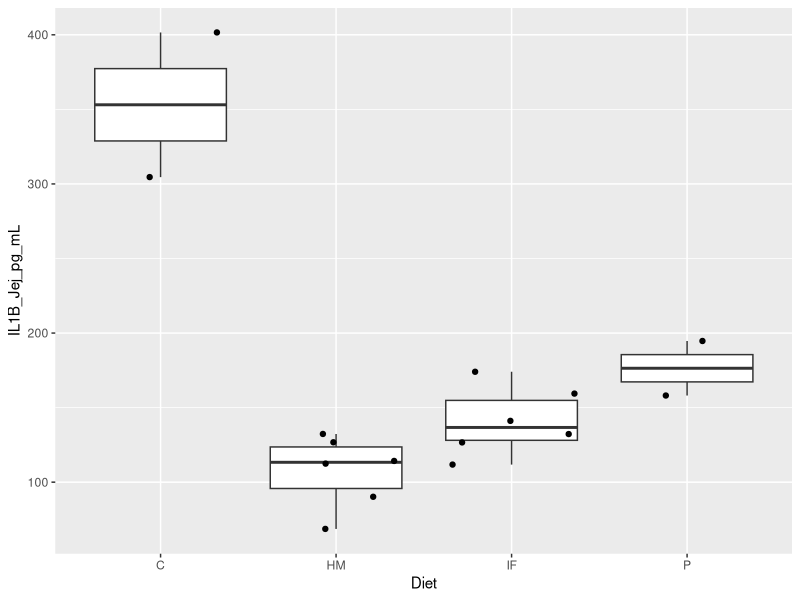
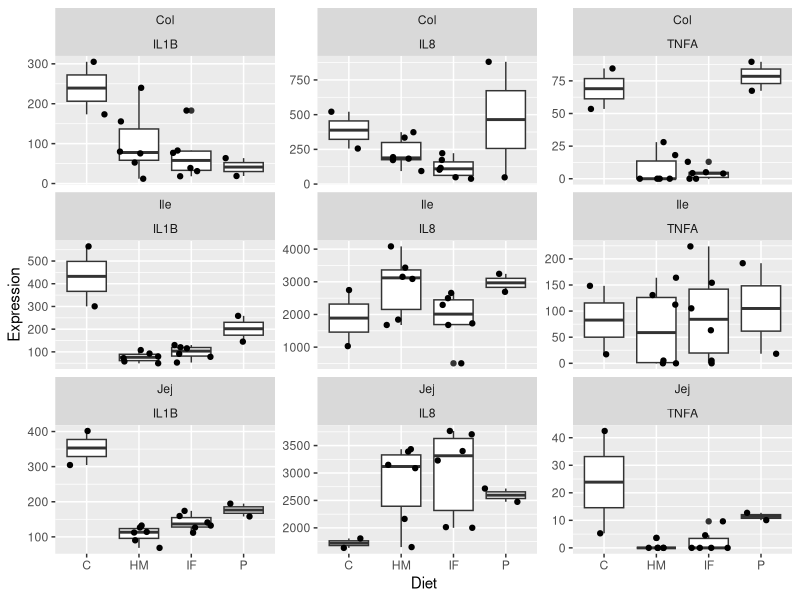
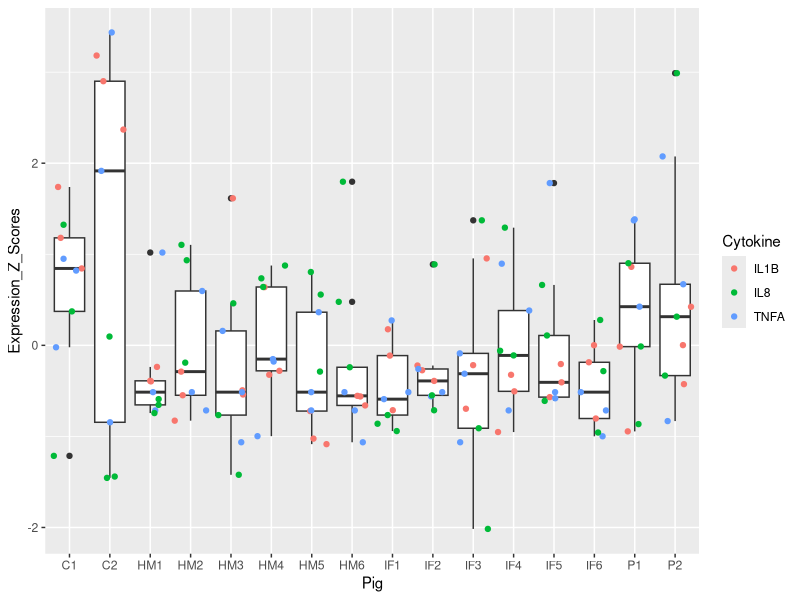
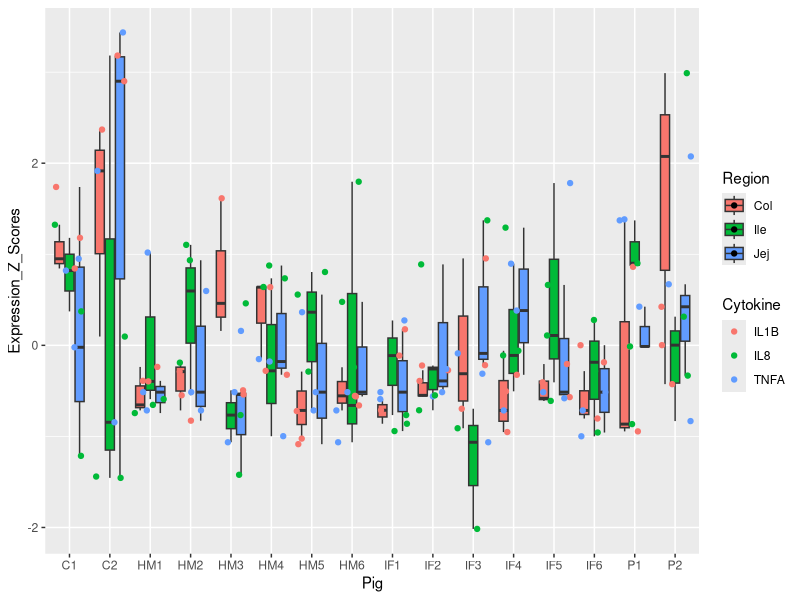
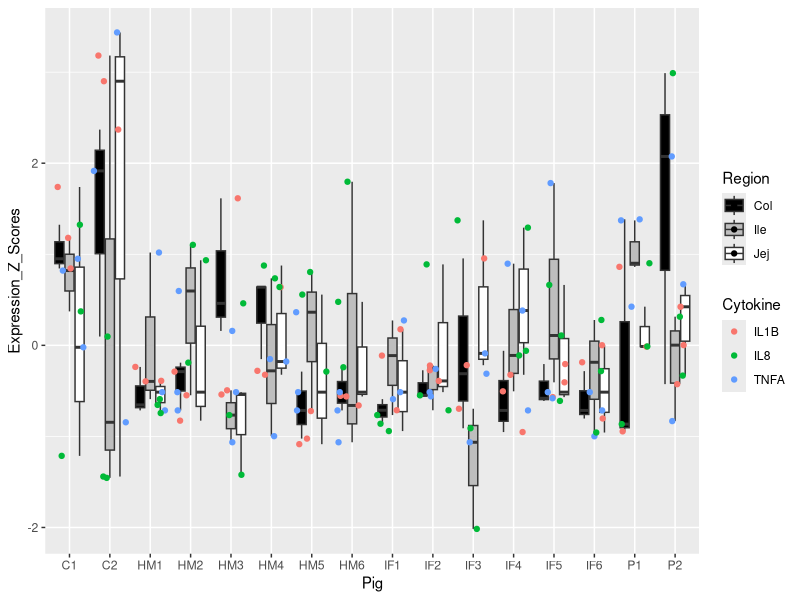
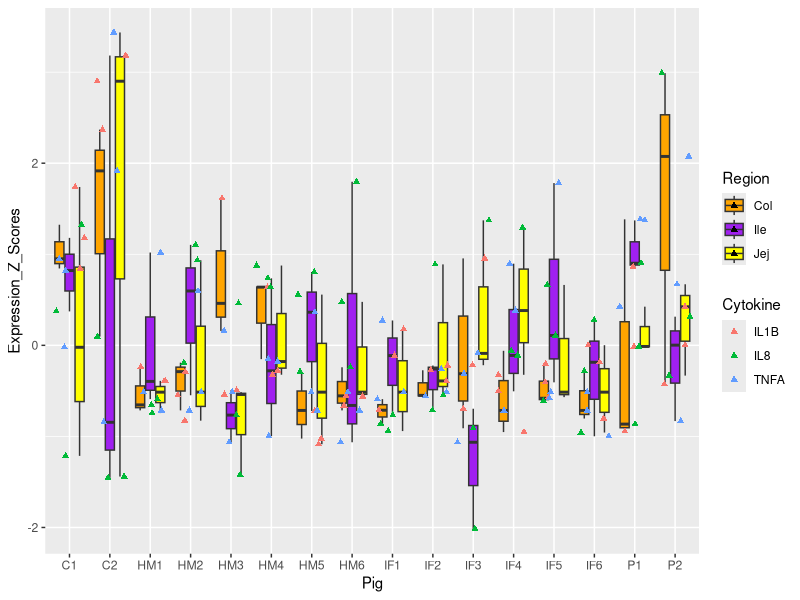
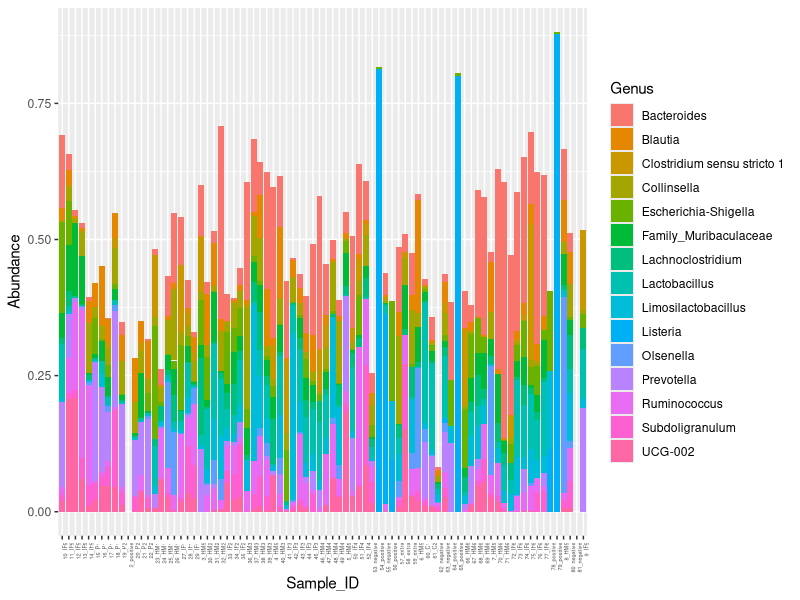
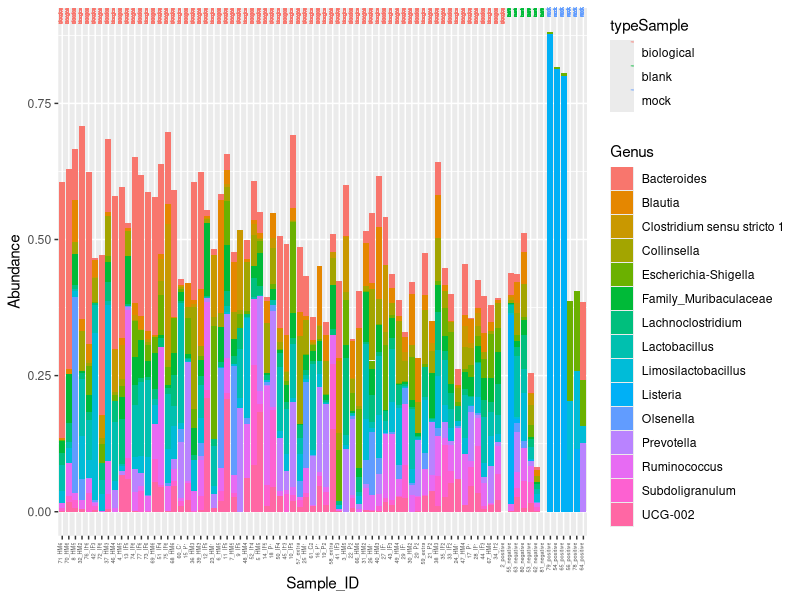

Write R code to recreate these figures, in order.
## ---- chunk 1
knitr::opts_chunk$set(echo=FALSE, warning=FALSE, error=FALSE, message=FALSE)

## ---- chunk 2
library(readxl)
Cytokine_summary <- read_excel("Cytokine_summary.xlsx")
View(Cytokine_summary)
knitr::kable(Cytokine_summary)
## ---- chunk 3
library(tidyverse)
library(ggplot2)
library(ggpubr)
library(rstatix)
library(dplyr)
## ---- chunk 4
Cytokine_summary <- Cytokine_summary %>%
  mutate(Diet = case_when(
    grepl("^P", Pig) ~ "P",
    grepl("^C", Pig) ~ "C",
    grepl("^HM", Pig) ~ "HM",
    grepl("^IF", Pig) ~ "IF",
    TRUE ~ NA_character_  # Add this line to handle other cases or set default value
  ))
## ---- chunk 5
ggplot(Cytokine_summary, aes(x = Diet, y = IL1B_Jej_pg_mL)) + 
  geom_boxplot() + 
  geom_jitter()
## ---- chunk 6
Cytokine_long <- Cytokine_summary %>%
  pivot_longer(cols = 2:10, names_to ="Reg_Cyt",
 values_to = "Expression") %>%
  separate(Reg_Cyt, into = c("Cytokine", "Region"), sep = "_", remove = FALSE)
## ---- chunk 7
ggplot(Cytokine_long, aes(x = Diet, y = Expression)) + 
  geom_boxplot() + 
  geom_jitter() + 
  facet_wrap(Region ~ Cytokine, scales = "free_y")
## ---- chunk 8
ggsave("CytokineSummaryBoxplotJitter.pdf")
## ---- chunk 9
Cytokine_zscore <- Cytokine_summary %>%   mutate(across(.cols = 2:10, .fns = ~scale(.) %>% as.vector)) #scaling columns 2-10}
## ---- chunk 10
Cytokine_zscore_long <- Cytokine_zscore %>%   pivot_longer(cols = 2:10, names_to ="Reg_Cyt",  values_to = "Expression_Z_Scores") %>%   separate(Reg_Cyt, into = c("Cytokine", "Region"), sep = "_", remove = FALSE)   # We just made the data long! First we break up the columns 2-10 to their cytokine and their region. # Don't worry about warning- says I have lots of _}
## ---- chunk 11
ggplot(Cytokine_zscore_long, aes(x = Pig, y = Expression_Z_Scores)) +    geom_boxplot() +    geom_jitter(aes(color= Cytokine))
## ---- chunk 12
ggsave("ZscoreCytokinesSimple.pdf")
## ---- chunk 13
ggplot(Cytokine_zscore_long, aes(x = Pig, y = Expression_Z_Scores, fill = Region)) +    
  geom_boxplot() +    
  geom_jitter(aes(color= Cytokine))
## ---- chunk 14
region_colors <- c("black", "gray", "white")

ggplot(Cytokine_zscore_long, aes(x = Pig, y = Expression_Z_Scores, fill = Region)) +    
  geom_boxplot() +    
  geom_jitter(aes(color = Cytokine)) +
  scale_fill_manual(values = region_colors)
## ---- chunk 15
ggsave("ZscoreCytokinesComplex.pdf")
## ---- chunk 16
region_colors <- c("orange", "purple", "yellow")

ggplot(Cytokine_zscore_long, aes(x = Pig, y = Expression_Z_Scores, fill = Region)) +    
  geom_boxplot() +    
  geom_jitter(aes(color = Cytokine), shape = 17) +  # Change shape to the desired value
  scale_fill_manual(values = region_colors)
## ---- chunk 17

library(ggplot2)
library(magrittr)
library(dplyr)

# Reading in csv I sent to Barrie
test <- read.csv("test.csv")

ggplot(data = test, aes(x = Sample_ID, y = Abundance, fill = Genus))+
  geom_col(position = "stack")+
  theme(axis.text.x = element_text(angle = 90, hjust = 1, size = 4))

# get barchart, default colors, but would love to have x axis ordered. Barrie also modified x axis to be more readable.

test <- test %>%
  mutate(Sample_ID = factor(Sample_ID, levels = unique(Sample_ID[order(typeSample)]))) #order x axis by typeSample

ggplot(data = test, aes(x = Sample_ID, y = Abundance, fill = Genus)) +
  geom_col(position = "stack")+
  theme(axis.text.x = element_text(angle = 90, hjust = 1, vjust = 0, size = 4))+
 geom_text(aes(x = Sample_ID, y = Inf, label = typeSample, color = typeSample), 
            vjust = 0, angle = 90, hjust = 1, size = 1) #add this line for adding text on top/color/legend, I think
## ---- chunk 18

library(RColorBrewer)
custom_col15 <- c( "#FF0000", "#00B0F0", "#FFFF00", "#96D050", "#CC3399",
 "#375623", "#FFC000", "#0070C0", "#990033","#00B050",
 "#FF00FF", "#66FF99", "#F96E05", "#FFFF99", "#000000")#,
# "#0000FF", "#FF7C80", "#CC66FF", "#00FF00", "#002060")

ggplot(data = test, aes(x = Sample_ID, y = Abundance, fill = Genus)) +
  geom_col(position = "stack")+
  scale_fill_manual(values = custom_col15)+
  theme(axis.text.x = element_text(angle = 90, hjust = 1, vjust = 0, size = 4))+
 geom_text(aes(x = Sample_ID, y = Inf, label = typeSample, color = typeSample), 
            vjust = 0, angle = 90, hjust = 1, size = 1) #add this line for adding text on top/color/legend, I think
